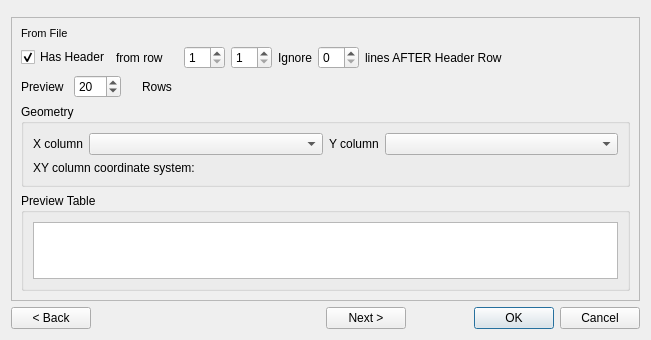
<?xml version="1.0" encoding="UTF-8"?>
<ui version="4.0">
 <class>DialogPointTrailToPolygon</class>
 <widget class="QDialog" name="DialogPointTrailToPolygon">
  <property name="windowModality">
   <enum>Qt::ApplicationModal</enum>
  </property>
  <property name="geometry">
   <rect>
    <x>0</x>
    <y>0</y>
    <width>651</width>
    <height>340</height>
   </rect>
  </property>
  <property name="sizePolicy">
   <sizepolicy hsizetype="Preferred" vsizetype="Preferred">
    <horstretch>0</horstretch>
    <verstretch>0</verstretch>
   </sizepolicy>
  </property>
  <property name="minimumSize">
   <size>
    <width>651</width>
    <height>271</height>
   </size>
  </property>
  <property name="baseSize">
   <size>
    <width>0</width>
    <height>0</height>
   </size>
  </property>
  <property name="windowTitle">
   <string>Create polygon from on-the-go GPS point trail</string>
  </property>
  <property name="autoFillBackground">
   <bool>true</bool>
  </property>
  <layout class="QFormLayout" name="formLayout_6">
   <item row="0" column="0">
    <layout class="QFormLayout" name="lyo_MessageBar">
     <property name="sizeConstraint">
      <enum>QLayout::SetFixedSize</enum>
     </property>
     <property name="fieldGrowthPolicy">
      <enum>QFormLayout::AllNonFixedFieldsGrow</enum>
     </property>
     <property name="horizontalSpacing">
      <number>2</number>
     </property>
     <property name="verticalSpacing">
      <number>2</number>
     </property>
    </layout>
   </item>
   <item row="1" column="0" colspan="2">
    <widget class="QStackedWidget" name="stackedWidget">
     <property name="sizePolicy">
      <sizepolicy hsizetype="Preferred" vsizetype="MinimumExpanding">
       <horstretch>0</horstretch>
       <verstretch>0</verstretch>
      </sizepolicy>
     </property>
     <property name="minimumSize">
      <size>
       <width>0</width>
       <height>271</height>
      </size>
     </property>
     <property name="frameShape">
      <enum>QFrame::StyledPanel</enum>
     </property>
     <property name="currentIndex">
      <number>1</number>
     </property>
     <widget class="QWidget" name="pgeSource">
      <layout class="QGridLayout" name="gridLayout_7">
       <item row="0" column="0">
        <layout class="QGridLayout" name="gridLayout_4">
         <property name="sizeConstraint">
          <enum>QLayout::SetMinimumSize</enum>
         </property>
         <item row="2" column="1">
          <widget class="QCheckBox" name="chkUseSelected">
           <property name="enabled">
            <bool>false</bool>
           </property>
           <property name="font">
            <font>
             <weight>50</weight>
             <bold>false</bold>
            </font>
           </property>
           <property name="text">
            <string>Use selected features</string>
           </property>
          </widget>
         </item>
         <item row="5" column="3">
          <widget class="QPushButton" name="cmdInFile">
           <property name="enabled">
            <bool>true</bool>
           </property>
           <property name="maximumSize">
            <size>
             <width>16777215</width>
             <height>16777215</height>
            </size>
           </property>
           <property name="toolTip">
            <string/>
           </property>
           <property name="whatsThis">
            <string/>
           </property>
           <property name="text">
            <string>Browse...</string>
           </property>
           <property name="flat">
            <bool>false</bool>
           </property>
          </widget>
         </item>
         <item row="0" column="0" colspan="2">
          <widget class="QRadioButton" name="optLayer">
           <property name="text">
            <string>Create from points layer</string>
           </property>
           <property name="checked">
            <bool>true</bool>
           </property>
           <attribute name="buttonGroup">
            <string notr="true">btgrpSource</string>
           </attribute>
          </widget>
         </item>
         <item row="1" column="1">
          <widget class="QgsMapLayerComboBox" name="mcboTargetLayer">
           <property name="sizePolicy">
            <sizepolicy hsizetype="MinimumExpanding" vsizetype="Fixed">
             <horstretch>0</horstretch>
             <verstretch>0</verstretch>
            </sizepolicy>
           </property>
           <property name="minimumSize">
            <size>
             <width>280</width>
             <height>0</height>
            </size>
           </property>
           <property name="allowEmptyLayer">
            <bool>true</bool>
           </property>
           <property name="showCrs">
            <bool>true</bool>
           </property>
           <property name="excludedProviders">
            <stringlist/>
           </property>
          </widget>
         </item>
         <item row="5" column="1" colspan="2">
          <widget class="QLineEdit" name="lneInCSVFile">
           <property name="toolTip">
            <string/>
           </property>
           <property name="whatsThis">
            <string/>
           </property>
           <property name="readOnly">
            <bool>false</bool>
           </property>
          </widget>
         </item>
         <item row="4" column="0" colspan="2">
          <widget class="QRadioButton" name="optFile">
           <property name="text">
            <string>Create using delimited file</string>
           </property>
           <attribute name="buttonGroup">
            <string notr="true">btgrpSource</string>
           </attribute>
          </widget>
         </item>
         <item row="0" column="2" colspan="2">
          <spacer name="horizontalSpacer_5">
           <property name="orientation">
            <enum>Qt::Horizontal</enum>
           </property>
           <property name="sizeHint" stdset="0">
            <size>
             <width>40</width>
             <height>20</height>
            </size>
           </property>
          </spacer>
         </item>
         <item row="3" column="0">
          <spacer name="verticalSpacer_2">
           <property name="orientation">
            <enum>Qt::Vertical</enum>
           </property>
           <property name="sizeType">
            <enum>QSizePolicy::Fixed</enum>
           </property>
           <property name="sizeHint" stdset="0">
            <size>
             <width>17</width>
             <height>13</height>
            </size>
           </property>
          </spacer>
         </item>
         <item row="2" column="2" colspan="2">
          <spacer name="horizontalSpacer_6">
           <property name="orientation">
            <enum>Qt::Horizontal</enum>
           </property>
           <property name="sizeHint" stdset="0">
            <size>
             <width>40</width>
             <height>20</height>
            </size>
           </property>
          </spacer>
         </item>
         <item row="1" column="2" colspan="2">
          <spacer name="horizontalSpacer">
           <property name="orientation">
            <enum>Qt::Horizontal</enum>
           </property>
           <property name="sizeHint" stdset="0">
            <size>
             <width>40</width>
             <height>20</height>
            </size>
           </property>
          </spacer>
         </item>
        </layout>
       </item>
       <item row="1" column="0">
        <spacer name="verticalSpacer_3">
         <property name="orientation">
          <enum>Qt::Vertical</enum>
         </property>
         <property name="sizeHint" stdset="0">
          <size>
           <width>20</width>
           <height>40</height>
          </size>
         </property>
        </spacer>
       </item>
      </layout>
     </widget>
     <widget class="QWidget" name="pgeFromFile">
      <layout class="QFormLayout" name="formLayout_5">
       <item row="0" column="0" colspan="2">
        <layout class="QGridLayout" name="gridLayout">
         <item row="1" column="8">
          <widget class="QSpinBox" name="spnIgnoreRows"/>
         </item>
         <item row="2" column="0">
          <widget class="QLabel" name="lblPreviewRows">
           <property name="sizePolicy">
            <sizepolicy hsizetype="Maximum" vsizetype="Preferred">
             <horstretch>0</horstretch>
             <verstretch>0</verstretch>
            </sizepolicy>
           </property>
           <property name="text">
            <string>Preview</string>
           </property>
          </widget>
         </item>
         <item row="2" column="1" colspan="2">
          <widget class="QSpinBox" name="spnPreviewRowCount">
           <property name="sizePolicy">
            <sizepolicy hsizetype="Maximum" vsizetype="Fixed">
             <horstretch>0</horstretch>
             <verstretch>0</verstretch>
            </sizepolicy>
           </property>
           <property name="maximum">
            <number>500</number>
           </property>
           <property name="singleStep">
            <number>5</number>
           </property>
           <property name="value">
            <number>20</number>
           </property>
          </widget>
         </item>
         <item row="2" column="3">
          <widget class="QLabel" name="lblPreviewRows_2">
           <property name="sizePolicy">
            <sizepolicy hsizetype="Maximum" vsizetype="Preferred">
             <horstretch>0</horstretch>
             <verstretch>0</verstretch>
            </sizepolicy>
           </property>
           <property name="text">
            <string>Rows</string>
           </property>
          </widget>
         </item>
         <item row="1" column="9">
          <widget class="QLabel" name="lblOffset_2">
           <property name="sizePolicy">
            <sizepolicy hsizetype="Maximum" vsizetype="Preferred">
             <horstretch>0</horstretch>
             <verstretch>0</verstretch>
            </sizepolicy>
           </property>
           <property name="text">
            <string>lines AFTER Header Row   </string>
           </property>
          </widget>
         </item>
         <item row="1" column="10">
          <spacer name="horizontalSpacer_3">
           <property name="orientation">
            <enum>Qt::Horizontal</enum>
           </property>
           <property name="sizeHint" stdset="0">
            <size>
             <width>40</width>
             <height>20</height>
            </size>
           </property>
          </spacer>
         </item>
         <item row="2" column="4" colspan="2">
          <spacer name="horizontalSpacer_7">
           <property name="orientation">
            <enum>Qt::Horizontal</enum>
           </property>
           <property name="sizeHint" stdset="0">
            <size>
             <width>40</width>
             <height>20</height>
            </size>
           </property>
          </spacer>
         </item>
         <item row="4" column="0" colspan="11">
          <widget class="QgsCollapsibleGroupBox" name="mgbPreviewTable">
           <property name="sizePolicy">
            <sizepolicy hsizetype="Preferred" vsizetype="MinimumExpanding">
             <horstretch>0</horstretch>
             <verstretch>0</verstretch>
            </sizepolicy>
           </property>
           <property name="title">
            <string>Preview Table</string>
           </property>
           <property name="flat">
            <bool>true</bool>
           </property>
           <property name="collapsed">
            <bool>true</bool>
           </property>
           <property name="saveCollapsedState">
            <bool>false</bool>
           </property>
           <layout class="QGridLayout" name="gridLayout_8">
            <item row="0" column="0">
             <widget class="QTableView" name="tvwSample">
              <property name="sizePolicy">
               <sizepolicy hsizetype="Expanding" vsizetype="MinimumExpanding">
                <horstretch>0</horstretch>
                <verstretch>0</verstretch>
               </sizepolicy>
              </property>
              <property name="alternatingRowColors">
               <bool>true</bool>
              </property>
              <property name="selectionMode">
               <enum>QAbstractItemView::NoSelection</enum>
              </property>
              <attribute name="verticalHeaderVisible">
               <bool>false</bool>
              </attribute>
             </widget>
            </item>
           </layout>
          </widget>
         </item>
         <item row="1" column="7">
          <widget class="QLabel" name="lblOffset">
           <property name="sizePolicy">
            <sizepolicy hsizetype="Maximum" vsizetype="Preferred">
             <horstretch>0</horstretch>
             <verstretch>0</verstretch>
            </sizepolicy>
           </property>
           <property name="text">
            <string>Ignore</string>
           </property>
          </widget>
         </item>
         <item row="0" column="0">
          <widget class="QLabel" name="label">
           <property name="sizePolicy">
            <sizepolicy hsizetype="Preferred" vsizetype="Fixed">
             <horstretch>0</horstretch>
             <verstretch>0</verstretch>
            </sizepolicy>
           </property>
           <property name="font">
            <font>
             <pointsize>8</pointsize>
             <weight>50</weight>
             <bold>false</bold>
            </font>
           </property>
           <property name="text">
            <string>From File</string>
           </property>
          </widget>
         </item>
         <item row="1" column="0" colspan="2">
          <widget class="QCheckBox" name="chkHasHeader">
           <property name="sizePolicy">
            <sizepolicy hsizetype="Maximum" vsizetype="Fixed">
             <horstretch>0</horstretch>
             <verstretch>0</verstretch>
            </sizepolicy>
           </property>
           <property name="text">
            <string>Has Header</string>
           </property>
           <property name="checked">
            <bool>true</bool>
           </property>
          </widget>
         </item>
         <item row="1" column="2" colspan="3">
          <widget class="QLabel" name="lblHeaderRowCount">
           <property name="sizePolicy">
            <sizepolicy hsizetype="Maximum" vsizetype="Preferred">
             <horstretch>0</horstretch>
             <verstretch>0</verstretch>
            </sizepolicy>
           </property>
           <property name="text">
            <string>from row</string>
           </property>
          </widget>
         </item>
         <item row="1" column="5">
          <widget class="QSpinBox" name="spnHeaderRowStart">
           <property name="minimum">
            <number>1</number>
           </property>
          </widget>
         </item>
         <item row="1" column="6">
          <widget class="QSpinBox" name="spnHeaderRowEnd">
           <property name="minimum">
            <number>1</number>
           </property>
          </widget>
         </item>
         <item row="3" column="0" colspan="11">
          <widget class="QGroupBox" name="gpbGeometry">
           <property name="title">
            <string>Geometry</string>
           </property>
           <property name="checkable">
            <bool>false</bool>
           </property>
           <property name="checked">
            <bool>false</bool>
           </property>
           <layout class="QFormLayout" name="formLayout_3">
            <item row="0" column="0" colspan="2">
             <layout class="QHBoxLayout" name="hloGeometry">
              <item>
               <widget class="QLabel" name="lblXField">
                <property name="enabled">
                 <bool>true</bool>
                </property>
                <property name="text">
                 <string>X column</string>
                </property>
               </widget>
              </item>
              <item>
               <widget class="QComboBox" name="cboXField">
                <property name="enabled">
                 <bool>true</bool>
                </property>
                <property name="sizePolicy">
                 <sizepolicy hsizetype="Expanding" vsizetype="Fixed">
                  <horstretch>0</horstretch>
                  <verstretch>0</verstretch>
                 </sizepolicy>
                </property>
                <property name="minimumSize">
                 <size>
                  <width>120</width>
                  <height>0</height>
                 </size>
                </property>
                <property name="toolTip">
                 <string/>
                </property>
                <property name="statusTip">
                 <string/>
                </property>
                <property name="whatsThis">
                 <string/>
                </property>
                <property name="editable">
                 <bool>false</bool>
                </property>
               </widget>
              </item>
              <item>
               <widget class="QLabel" name="lblYField">
                <property name="enabled">
                 <bool>true</bool>
                </property>
                <property name="text">
                 <string>Y column</string>
                </property>
               </widget>
              </item>
              <item>
               <widget class="QComboBox" name="cboYField">
                <property name="enabled">
                 <bool>true</bool>
                </property>
                <property name="sizePolicy">
                 <sizepolicy hsizetype="Expanding" vsizetype="Fixed">
                  <horstretch>0</horstretch>
                  <verstretch>0</verstretch>
                 </sizepolicy>
                </property>
                <property name="minimumSize">
                 <size>
                  <width>120</width>
                  <height>0</height>
                 </size>
                </property>
                <property name="toolTip">
                 <string/>
                </property>
                <property name="statusTip">
                 <string/>
                </property>
                <property name="whatsThis">
                 <string/>
                </property>
                <property name="editable">
                 <bool>false</bool>
                </property>
               </widget>
              </item>
             </layout>
            </item>
            <item row="1" column="0" colspan="2">
             <layout class="QGridLayout" name="gridLayout_2">
              <item row="0" column="0">
               <widget class="QLabel" name="lblInCRSTitle">
                <property name="enabled">
                 <bool>true</bool>
                </property>
                <property name="sizePolicy">
                 <sizepolicy hsizetype="Fixed" vsizetype="Preferred">
                  <horstretch>0</horstretch>
                  <verstretch>0</verstretch>
                 </sizepolicy>
                </property>
                <property name="text">
                 <string>XY column coordinate system:</string>
                </property>
               </widget>
              </item>
              <item row="0" column="1">
               <widget class="QgsProjectionSelectionWidget" name="mCRScsv"/>
              </item>
             </layout>
            </item>
           </layout>
          </widget>
         </item>
        </layout>
       </item>
      </layout>
     </widget>
     <widget class="QWidget" name="pgeOutput">
      <layout class="QGridLayout" name="gridLayout_13">
       <item row="0" column="0">
        <widget class="QGroupBox" name="gbParameters">
         <property name="sizePolicy">
          <sizepolicy hsizetype="MinimumExpanding" vsizetype="Maximum">
           <horstretch>0</horstretch>
           <verstretch>0</verstretch>
          </sizepolicy>
         </property>
         <property name="title">
          <string>Tool Parameters</string>
         </property>
         <layout class="QFormLayout" name="formLayout">
          <item row="0" column="0" colspan="2">
           <layout class="QGridLayout" name="gridLayout_3">
            <item row="0" column="0">
             <widget class="QLabel" name="lblThinDist">
              <property name="text">
               <string>Thin distance</string>
              </property>
             </widget>
            </item>
            <item row="0" column="1">
             <widget class="QDoubleSpinBox" name="dsbThinDist">
              <property name="alignment">
               <set>Qt::AlignRight|Qt::AlignTrailing|Qt::AlignVCenter</set>
              </property>
              <property name="maximum">
               <double>100.000000000000000</double>
              </property>
              <property name="value">
               <double>1.000000000000000</double>
              </property>
             </widget>
            </item>
            <item row="0" column="2">
             <widget class="QLabel" name="lblAggregateDist">
              <property name="text">
               <string>    Aggregate distance</string>
              </property>
             </widget>
            </item>
            <item row="0" column="3">
             <widget class="QDoubleSpinBox" name="dsbAggregateDist">
              <property name="sizePolicy">
               <sizepolicy hsizetype="Minimum" vsizetype="Fixed">
                <horstretch>0</horstretch>
                <verstretch>0</verstretch>
               </sizepolicy>
              </property>
              <property name="alignment">
               <set>Qt::AlignRight|Qt::AlignTrailing|Qt::AlignVCenter</set>
              </property>
              <property name="maximum">
               <double>100.000000000000000</double>
              </property>
              <property name="value">
               <double>25.000000000000000</double>
              </property>
             </widget>
            </item>
            <item row="0" column="4">
             <spacer name="horizontalSpacer_8">
              <property name="orientation">
               <enum>Qt::Horizontal</enum>
              </property>
              <property name="sizeType">
               <enum>QSizePolicy::Expanding</enum>
              </property>
              <property name="sizeHint" stdset="0">
               <size>
                <width>40</width>
                <height>20</height>
               </size>
              </property>
             </spacer>
            </item>
            <item row="1" column="0">
             <widget class="QLabel" name="lblBufferDist">
              <property name="text">
               <string>Buffer distance</string>
              </property>
             </widget>
            </item>
            <item row="1" column="1">
             <widget class="QDoubleSpinBox" name="dsbBufferDist">
              <property name="alignment">
               <set>Qt::AlignRight|Qt::AlignTrailing|Qt::AlignVCenter</set>
              </property>
              <property name="maximum">
               <double>100.000000000000000</double>
              </property>
              <property name="value">
               <double>10.000000000000000</double>
              </property>
             </widget>
            </item>
            <item row="1" column="2">
             <widget class="QLabel" name="lblShrinkDist">
              <property name="text">
               <string>    Shrink distance</string>
              </property>
             </widget>
            </item>
            <item row="1" column="3">
             <widget class="QDoubleSpinBox" name="dsbShrinkDist">
              <property name="alignment">
               <set>Qt::AlignRight|Qt::AlignTrailing|Qt::AlignVCenter</set>
              </property>
              <property name="maximum">
               <double>100.000000000000000</double>
              </property>
              <property name="value">
               <double>3.000000000000000</double>
              </property>
             </widget>
            </item>
            <item row="1" column="4">
             <spacer name="horizontalSpacer_9">
              <property name="orientation">
               <enum>Qt::Horizontal</enum>
              </property>
              <property name="sizeType">
               <enum>QSizePolicy::Expanding</enum>
              </property>
              <property name="sizeHint" stdset="0">
               <size>
                <width>40</width>
                <height>20</height>
               </size>
              </property>
             </spacer>
            </item>
           </layout>
          </item>
         </layout>
        </widget>
       </item>
       <item row="1" column="0">
        <widget class="QGroupBox" name="gbParameters_2">
         <property name="sizePolicy">
          <sizepolicy hsizetype="MinimumExpanding" vsizetype="MinimumExpanding">
           <horstretch>0</horstretch>
           <verstretch>0</verstretch>
          </sizepolicy>
         </property>
         <property name="title">
          <string>Outputs:</string>
         </property>
         <layout class="QFormLayout" name="formLayout_2">
          <item row="0" column="0" colspan="2">
           <layout class="QGridLayout" name="gridLayout_6">
            <item row="0" column="0">
             <widget class="QLabel" name="lblSavePolyFile">
              <property name="sizePolicy">
               <sizepolicy hsizetype="Fixed" vsizetype="Preferred">
                <horstretch>0</horstretch>
                <verstretch>0</verstretch>
               </sizepolicy>
              </property>
              <property name="text">
               <string>Save polygons as:</string>
              </property>
             </widget>
            </item>
            <item row="0" column="1" colspan="2">
             <widget class="QLineEdit" name="lneSavePolyFile">
              <property name="sizePolicy">
               <sizepolicy hsizetype="Expanding" vsizetype="Fixed">
                <horstretch>0</horstretch>
                <verstretch>0</verstretch>
               </sizepolicy>
              </property>
             </widget>
            </item>
            <item row="0" column="3">
             <widget class="QPushButton" name="cmdSavePolyFile">
              <property name="sizePolicy">
               <sizepolicy hsizetype="Minimum" vsizetype="Fixed">
                <horstretch>0</horstretch>
                <verstretch>0</verstretch>
               </sizepolicy>
              </property>
              <property name="text">
               <string>Save As</string>
              </property>
             </widget>
            </item>
            <item row="1" column="0">
             <widget class="QLabel" name="lblSavePointsFile">
              <property name="text">
               <string>Save as points
shapefile: (optional)</string>
              </property>
             </widget>
            </item>
            <item row="1" column="1" colspan="2">
             <widget class="QLineEdit" name="lneSavePointsFile">
              <property name="enabled">
               <bool>false</bool>
              </property>
              <property name="readOnly">
               <bool>true</bool>
              </property>
             </widget>
            </item>
            <item row="1" column="3">
             <widget class="QPushButton" name="cmdSavePointsFile">
              <property name="enabled">
               <bool>true</bool>
              </property>
              <property name="sizePolicy">
               <sizepolicy hsizetype="Minimum" vsizetype="Fixed">
                <horstretch>0</horstretch>
                <verstretch>0</verstretch>
               </sizepolicy>
              </property>
              <property name="text">
               <string>Save As</string>
              </property>
             </widget>
            </item>
            <item row="2" column="3">
             <widget class="QCheckBox" name="chkAutoCRS">
              <property name="sizePolicy">
               <sizepolicy hsizetype="Fixed" vsizetype="Fixed">
                <horstretch>0</horstretch>
                <verstretch>0</verstretch>
               </sizepolicy>
              </property>
              <property name="text">
               <string>Auto detect
UTM zone</string>
              </property>
              <property name="checkable">
               <bool>true</bool>
              </property>
              <property name="checked">
               <bool>true</bool>
              </property>
             </widget>
            </item>
            <item row="2" column="0">
             <widget class="QLabel" name="lblOutCRSTitle">
              <property name="sizePolicy">
               <sizepolicy hsizetype="Fixed" vsizetype="Preferred">
                <horstretch>0</horstretch>
                <verstretch>0</verstretch>
               </sizepolicy>
              </property>
              <property name="text">
               <string>Projected coordinate system:</string>
              </property>
              <property name="wordWrap">
               <bool>true</bool>
              </property>
             </widget>
            </item>
            <item row="2" column="1" colspan="2">
             <widget class="QgsProjectionSelectionWidget" name="mCRSoutput"/>
            </item>
           </layout>
          </item>
         </layout>
        </widget>
       </item>
      </layout>
     </widget>
    </widget>
   </item>
   <item row="2" column="0" colspan="2">
    <layout class="QGridLayout" name="gridLayout_5">
     <item row="0" column="0">
      <widget class="QPushButton" name="cmdBack">
       <property name="enabled">
        <bool>true</bool>
       </property>
       <property name="text">
        <string>&lt; Back</string>
       </property>
      </widget>
     </item>
     <item row="0" column="1">
      <spacer name="horizontalSpacer_4">
       <property name="orientation">
        <enum>Qt::Horizontal</enum>
       </property>
       <property name="sizeHint" stdset="0">
        <size>
         <width>218</width>
         <height>20</height>
        </size>
       </property>
      </spacer>
     </item>
     <item row="0" column="2">
      <widget class="QPushButton" name="cmdNext">
       <property name="text">
        <string>Next &gt;</string>
       </property>
      </widget>
     </item>
     <item row="0" column="3">
      <widget class="QDialogButtonBox" name="button_box">
       <property name="standardButtons">
        <set>QDialogButtonBox::Cancel|QDialogButtonBox::Ok</set>
       </property>
      </widget>
     </item>
    </layout>
   </item>
  </layout>
 </widget>
 <customwidgets>
  <customwidget>
   <class>QgsCollapsibleGroupBox</class>
   <extends>QGroupBox</extends>
   <header>qgscollapsiblegroupbox.h</header>
   <container>1</container>
  </customwidget>
  <customwidget>
   <class>QgsMapLayerComboBox</class>
   <extends>QComboBox</extends>
   <header>qgsmaplayercombobox.h</header>
  </customwidget>
  <customwidget>
   <class>QgsProjectionSelectionWidget</class>
   <extends>QWidget</extends>
   <header>qgsprojectionselectionwidget.h</header>
  </customwidget>
 </customwidgets>
 <tabstops>
  <tabstop>cmdSavePolyFile</tabstop>
  <tabstop>lneSavePolyFile</tabstop>
  <tabstop>cmdSavePointsFile</tabstop>
  <tabstop>lneSavePointsFile</tabstop>
 </tabstops>
 <resources/>
 <connections>
  <connection>
   <sender>button_box</sender>
   <signal>rejected()</signal>
   <receiver>DialogPointTrailToPolygon</receiver>
   <slot>reject()</slot>
   <hints>
    <hint type="sourcelabel">
     <x>434</x>
     <y>509</y>
    </hint>
    <hint type="destinationlabel">
     <x>394</x>
     <y>264</y>
    </hint>
   </hints>
  </connection>
  <connection>
   <sender>button_box</sender>
   <signal>accepted()</signal>
   <receiver>DialogPointTrailToPolygon</receiver>
   <slot>accept()</slot>
   <hints>
    <hint type="sourcelabel">
     <x>682</x>
     <y>446</y>
    </hint>
    <hint type="destinationlabel">
     <x>430</x>
     <y>305</y>
    </hint>
   </hints>
  </connection>
 </connections>
 <buttongroups>
  <buttongroup name="btgrpSource"/>
 </buttongroups>
</ui>
